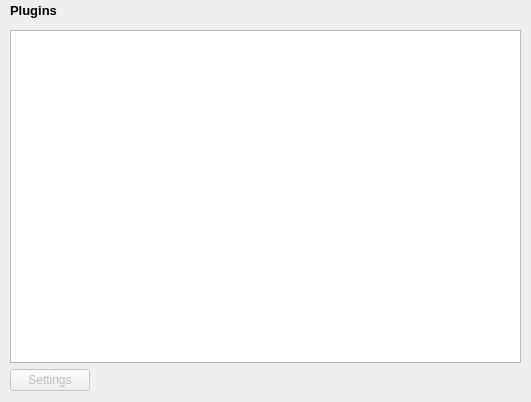
<?xml version="1.0" encoding="UTF-8"?>
<ui version="4.0">
 <class>PluginList</class>
 <widget class="QWidget" name="PluginList">
  <property name="geometry">
   <rect>
    <x>0</x>
    <y>0</y>
    <width>531</width>
    <height>402</height>
   </rect>
  </property>
  <widget class="QLabel" name="label_plugins">
   <property name="geometry">
    <rect>
     <x>10</x>
     <y>0</y>
     <width>51</width>
     <height>21</height>
    </rect>
   </property>
   <property name="font">
    <font>
     <pointsize>10</pointsize>
     <weight>75</weight>
     <bold>true</bold>
    </font>
   </property>
   <property name="text">
    <string>Plugins</string>
   </property>
  </widget>
  <widget class="QWidget" name="layoutWidget">
   <property name="geometry">
    <rect>
     <x>10</x>
     <y>30</y>
     <width>511</width>
     <height>361</height>
    </rect>
   </property>
   <layout class="QGridLayout" name="gridLayout">
    <item row="1" column="1">
     <spacer name="horizontalSpacer">
      <property name="orientation">
       <enum>Qt::Horizontal</enum>
      </property>
      <property name="sizeHint" stdset="0">
       <size>
        <width>40</width>
        <height>20</height>
       </size>
      </property>
     </spacer>
    </item>
    <item row="1" column="0">
     <widget class="QPushButton" name="butSettings">
      <property name="enabled">
       <bool>false</bool>
      </property>
      <property name="sizePolicy">
       <sizepolicy hsizetype="Fixed" vsizetype="Fixed">
        <horstretch>0</horstretch>
        <verstretch>0</verstretch>
       </sizepolicy>
      </property>
      <property name="text">
       <string>Settings</string>
      </property>
     </widget>
    </item>
    <item row="0" column="0" colspan="2">
     <widget class="QListWidget" name="list">
      <property name="enabled">
       <bool>true</bool>
      </property>
      <property name="sizePolicy">
       <sizepolicy hsizetype="Expanding" vsizetype="Expanding">
        <horstretch>0</horstretch>
        <verstretch>0</verstretch>
       </sizepolicy>
      </property>
      <property name="sizeIncrement">
       <size>
        <width>0</width>
        <height>0</height>
       </size>
      </property>
      <property name="baseSize">
       <size>
        <width>0</width>
        <height>0</height>
       </size>
      </property>
      <property name="alternatingRowColors">
       <bool>true</bool>
      </property>
      <property name="verticalScrollMode">
       <enum>QAbstractItemView::ScrollPerPixel</enum>
      </property>
      <property name="uniformItemSizes">
       <bool>true</bool>
      </property>
      <property name="wordWrap">
       <bool>true</bool>
      </property>
     </widget>
    </item>
   </layout>
  </widget>
 </widget>
 <resources/>
 <connections/>
</ui>
